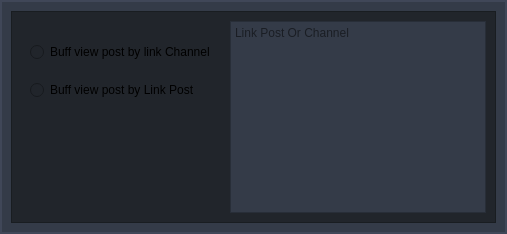
                          <widget class="QWidget" name="page_9">
                           <layout class="QVBoxLayout" name="verticalLayout_56">
                            <property name="leftMargin">
                             <number>0</number>
                            </property>
                            <property name="topMargin">
                             <number>0</number>
                            </property>
                            <property name="rightMargin">
                             <number>0</number>
                            </property>
                            <property name="bottomMargin">
                             <number>0</number>
                            </property>
                            <item>
                             <widget class="QFrame" name="frame_44">
                              <property name="styleSheet">
                               <string notr="true">#frame_44{
background-color: rgb(52, 59, 72);
border: 2px solid rgb(64, 71, 88);
}</string>
                              </property>
                              <property name="frameShape">
                               <enum>QFrame::StyledPanel</enum>
                              </property>
                              <property name="frameShadow">
                               <enum>QFrame::Raised</enum>
                              </property>
                              <layout class="QVBoxLayout" name="verticalLayout_53">
                               <item>
                                <widget class="QFrame" name="frame_45">
                                 <property name="minimumSize">
                                  <size>
                                   <width>0</width>
                                   <height>50</height>
                                  </size>
                                 </property>
                                 <property name="maximumSize">
                                  <size>
                                   <width>16777215</width>
                                   <height>16777215</height>
                                  </size>
                                 </property>
                                 <property name="styleSheet">
                                  <string notr="true">background-color: rgb(33, 37, 43)</string>
                                 </property>
                                 <property name="frameShape">
                                  <enum>QFrame::StyledPanel</enum>
                                 </property>
                                 <property name="frameShadow">
                                  <enum>QFrame::Raised</enum>
                                 </property>
                                 <layout class="QHBoxLayout" name="horizontalLayout_14">
                                  <item alignment="Qt::AlignTop">
                                   <widget class="QWidget" name="widget_13" native="true">
                                    <property name="minimumSize">
                                     <size>
                                      <width>0</width>
                                      <height>100</height>
                                     </size>
                                    </property>
                                    <layout class="QVBoxLayout" name="verticalLayout_18">
                                     <item>
                                      <widget class="QRadioButton" name="radioButton_19">
                                       <property name="text">
                                        <string>Buff view post by link Channel</string>
                                       </property>
                                      </widget>
                                     </item>
                                     <item>
                                      <widget class="QRadioButton" name="radioButton_22">
                                       <property name="text">
                                        <string>Buff view post by Link Post</string>
                                       </property>
                                      </widget>
                                     </item>
                                    </layout>
                                   </widget>
                                  </item>
                                  <item>
                                   <widget class="QPlainTextEdit" name="plainTextEdit_11">
                                    <property name="styleSheet">
                                     <string notr="true">background-color: rgb(52, 59, 72)</string>
                                    </property>
                                    <property name="placeholderText">
                                     <string>Link Post Or Channel</string>
                                    </property>
                                   </widget>
                                  </item>
                                 </layout>
                                </widget>
                               </item>
                              </layout>
                             </widget>
                            </item>
                           </layout>
                          </widget>
